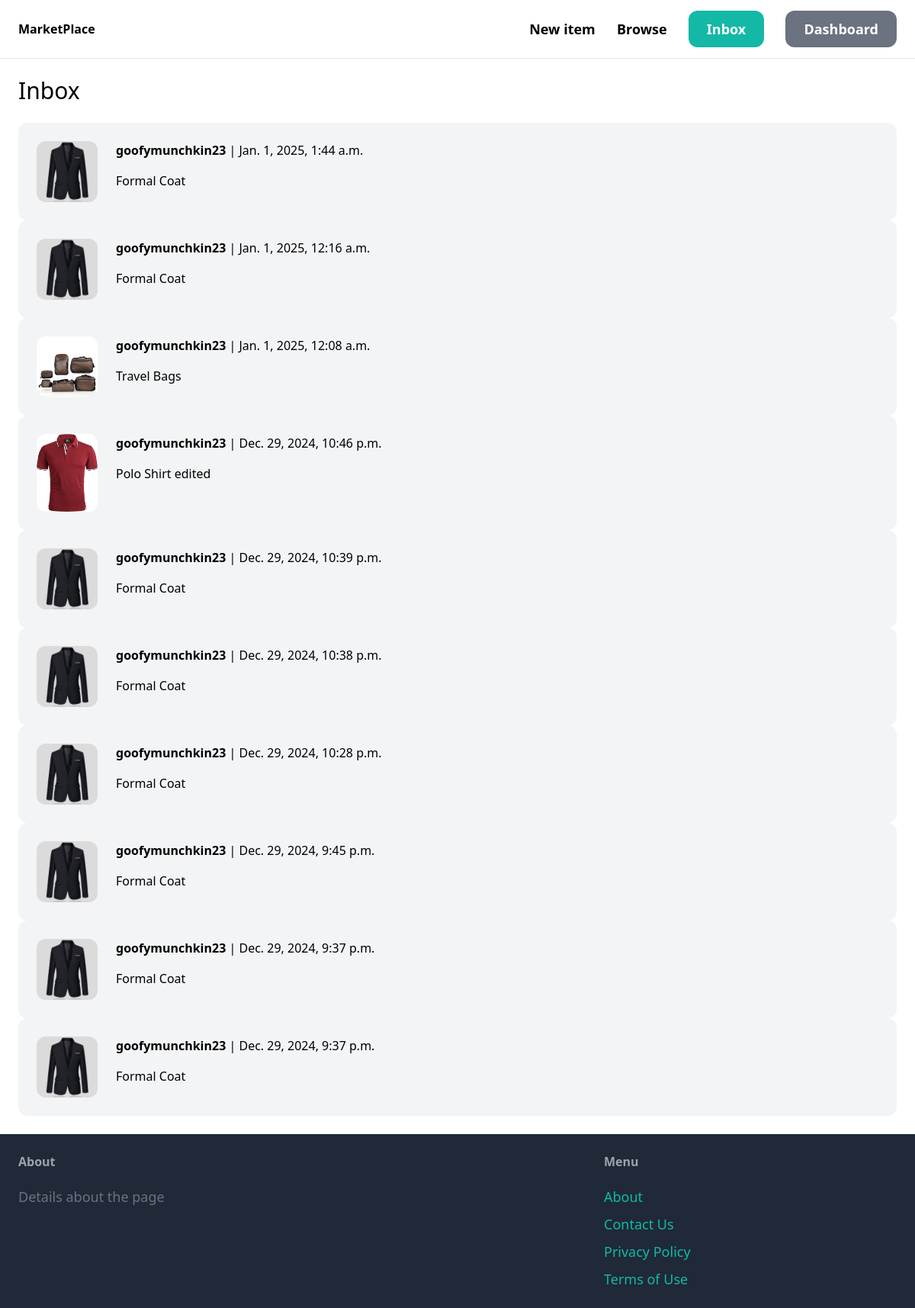
The page /inbox/ (signed in) on the database its author committed.
### chat/models.py (models this page shows)
class Chat(models.Model):
    item = models.ForeignKey(Item, related_name='chats', on_delete=models.CASCADE)
    members = models.ManyToManyField(User, related_name='chats')
    created_at = models.DateTimeField(auto_now_add=True)
    modified_at = models.DateTimeField(auto_now=True)
    class Meta:
        ordering = ('-modified_at',)

### item/models.py (models this page shows, shortened)
class Item(models.Model):
    category = models.ForeignKey(Category, related_name='items', on_delete=models.CASCADE)
    name = models.CharField(max_length=255)
    description = models.TextField(blank=True, null=True)
    price = models.FloatField()
    image = models.ImageField(upload_to='item_images', blank=True, null=True)
    is_sold = models.BooleanField(default=False)
    created_by = models.ForeignKey(User, related_name='items', on_delete=models.CASCADE)
    created_at = models.DateTimeField(auto_now_add=True)

### chat/views.py (the view)
# urls.py: path('inbox/', include('chat.urls')),
@login_required
def inbox(request):
    chats = Chat.objects.filter(members__in=[request.user.id])
    return render(request, 'chat/inbox.html', {
        'chats': chats
    })

### chat/templates/chat/inbox.html (shortened to what this page needs)
{% extends 'core/base.html' %}
{% block content %}
<h1 class="mb-6 text-3xl">Inbox</h1>
<div class="space-y-6">
    {% for chat in chats %}
        <a href="{% url 'chat:detail' chat.id %}">
            <div class="p-6 flex bg-gray-100 rounded-xl">
                <div class="pr-6">
                    <img src="{{ chat.item.image.url }}" class="w-20 rounded-xl">
                </div>
                <div>
                    {% for member in chat.members.all %}
                        {% if member != request.user %}
                            <p class="mb-4"><strong>{{ member.username }}</strong> | {{ chat.modified_at }}</p>
                            <p>{{ chat.item.name }}</p>
                        {% endif %}
                    {% endfor %}
                </div>
            </div>
        </a>
    {% endfor %}
</div>
{% endblock %}

### rows shown on the page
Chat: item.image (picture), modified_at "Jan. 1, 2025, 1:44 a.m.", item.name "Formal Coat"
Chat: item.image (picture), modified_at "Jan. 1, 2025, 12:16 a.m.", item.name "Formal Coat"
Chat: item.image (picture), modified_at "Jan. 1, 2025, 12:08 a.m.", item.name "Travel Bags"
Chat: item.image (picture), modified_at "Dec. 29, 2024, 10:46 p.m.", item.name "Polo Shirt edited"
Chat: item.image (picture), modified_at "Dec. 29, 2024, 10:39 p.m.", item.name "Formal Coat"
Chat: item.image (picture), modified_at "Dec. 29, 2024, 10:38 p.m.", item.name "Formal Coat"
Chat: item.image (picture), modified_at "Dec. 29, 2024, 10:28 p.m.", item.name "Formal Coat"
Chat: item.image (picture), modified_at "Dec. 29, 2024, 9:45 p.m.", item.name "Formal Coat"
Chat: item.image (picture), modified_at "Dec. 29, 2024, 9:37 p.m.", item.name "Formal Coat"
Chat: item.image (picture), modified_at "Dec. 29, 2024, 9:37 p.m.", item.name "Formal Coat"

### other values the page prints
{{ member.username }} "goofymunchkin23"
